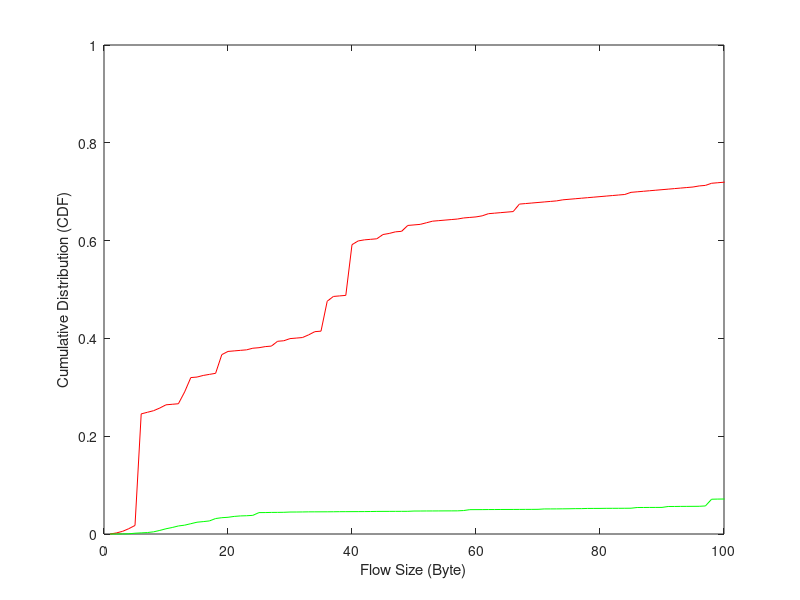

Source code (MATLAB):
figure
durationAttack = csvread('saidaFlowSizeFor.csv');
[f,x] = ecdf(durationAttack(:,2));
plot(f,'r')
hold on
durationNormal = csvread('saidaFlowSizeBack.csv');
[f,x] = ecdf(durationNormal(:,2));
plot(f,'g')
xlim([0 100])
xlabel('Flow Size (Byte)');
ylabel('Cumulative Distribution (CDF)');